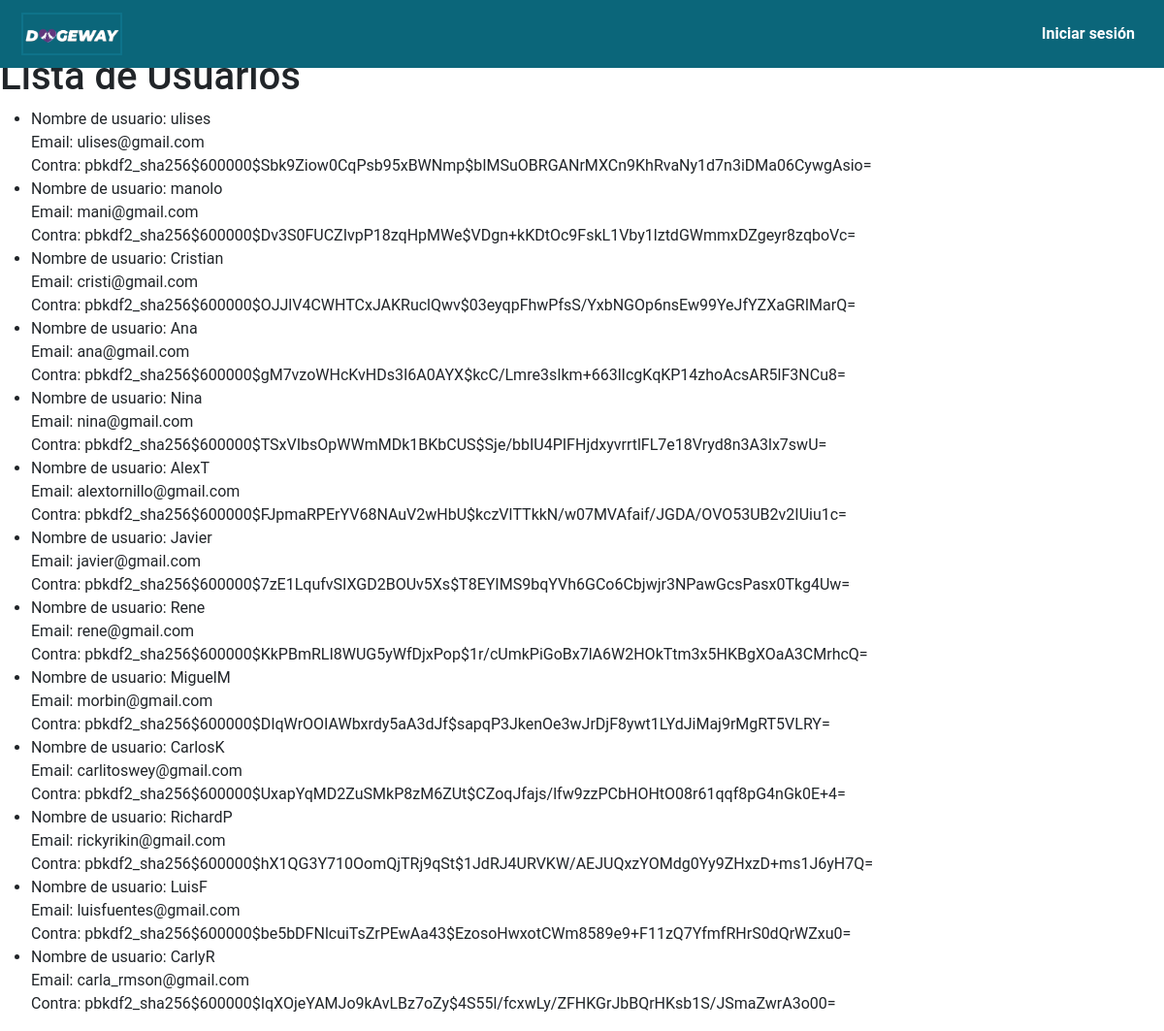
The app's page /lista/, older data.
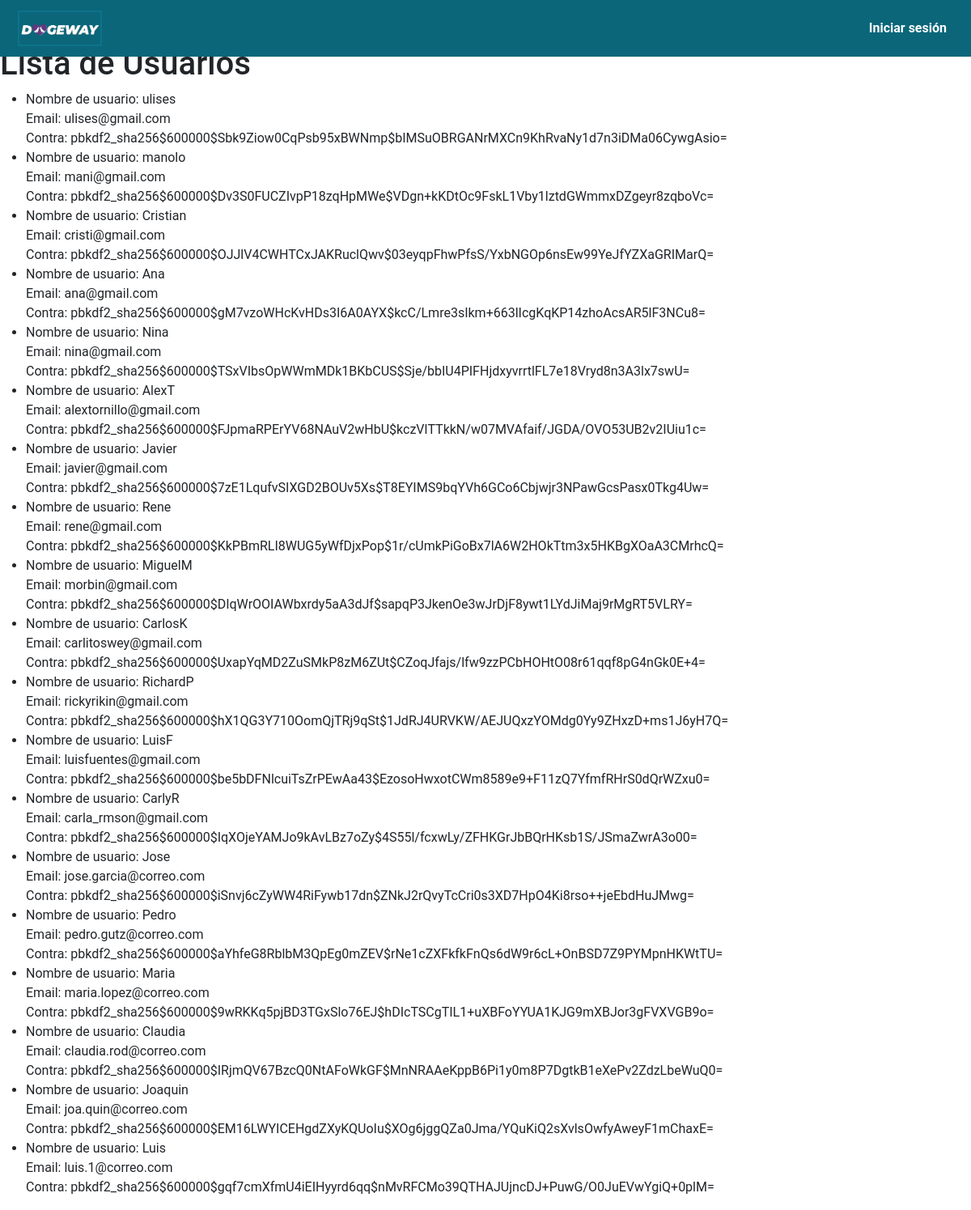
The same page, newer data.
### main_app/models.py (models this page shows, shortened)
class Usuario(AbstractUser):
    fotografia = models.ImageField(upload_to='usuarios/', null=True, blank=True)
    telefono = models.CharField(max_length=20)
    fecha_de_nacimiento = models.DateField()
    direccion = models.CharField(max_length=100)
    fotografia_identificacion = models.ImageField(upload_to='identificaciones/', null=True, blank=True)
    verificado = models.BooleanField(default=False)
    usuarios_bloqueados = models.ManyToManyField('self', symmetrical=False, related_name='usuarios_bloqueadores')
    groups = models.ManyToManyField('auth.Group', related_name='usuarios')
    user_permissions = models.ManyToManyField('auth.Permission', related_name='usuarios')

### main_app/views.py (the view)
# urls.py: path('lista/', views.ListaUsuariosView.as_view(), name='lista de usuarios'),
class ListaUsuariosView(ListView):
    model = Usuario
    template_name = 'lista.html'
    context_object_name = 'usuarios'

### main_app/templates/lista.html
{% include "layouts/base.html" %}
{% load static %}
{% block estilos_adicionales %}
<link rel="stylesheet" href="{% static 'css/lista.css' %}">
{% endblock %}
{% block content %}
<h1>Lista de Usuarios</h1>
<ul>
    {% for usuario in usuarios %}
    <li>
        Nombre de usuario: {{ usuario.username }}<br>
        Email: {{ usuario.email }}<br>
        Contra: {{ usuario.password}}<br>
    </li>
    {% endfor %}
</ul>
{% endblock content %}

### main_app/templates/layouts/base.html (shortened to what this page needs)
<!DOCTYPE html>
<html lang="en">
<head>
    {% load static %}
    <link href="https://cdn.jsdelivr.net/npm/bootstrap@5.3.2/dist/css/bootstrap.min.css" rel="stylesheet">
    <link rel="stylesheet" href="https://cdn.jsdelivr.net/npm/bootstrap-icons@1.11.2/font/bootstrap-icons.min.css">
    <link rel="stylesheet" href="{% static 'css/base.css' %}">
</head>
<body>
    <header>
        <nav class="navbar navbar-expand-lg" style="background-color: #0B667A;">
            <div class="container-fluid">
                <a class="navbar-brand" id="imagen" href="{% url 'home' %}">
                    <img src="{% static 'imagenes/LOGO.png' %}" alt="Dogeway Logo" class="navbar-logo">
                </a>
                <div class="collapse navbar-collapse" id="navbarSupportedContent">
                    <ul class="navbar-nav mb-2 mb-lg-0 ms-auto">
                        {% if user.is_authenticated%}
                            <li class="nav-item" id="NombreUsuario">
                                <a class="nav-link">
                                    {% if user.verificado %}
                                    <i class="bi bi-person-check" style="color: gold;"></i>
                                    {% endif %}
                                    {{ user.username }}
                                </a>
                            </li>
                            {% if mascota_seleccionada %}
                                <li class="nav-item" id="NombreMascota">
                                    <a class="nav-link">
                                        <i class="bi bi-stars" style="color: gold;"></i>
                                        {{ mascota_seleccionada.nombre }}
                                    </a>
                                </li>
                                <li class="nav-item">
                                    <a class="nav-link" href="{% url 'Match' %}">
                                        INICIAR MATCH ❤️
                                    </a>
                                </li>
                            {% endif %}
                            <li class="nav-item">
                                <div class="dropdown">
                                    <a class="nav-link dropdown-toggle" href="#" role="button" id="dropdownMenuLink" data-bs-toggle="dropdown" aria-expanded="false" style="color: gold;">
                                        <i class="bi bi-three-dots" style="color: gold;"></i>
                                    </a>
                                    <ul class="dropdown-menu" aria-labelledby="dropdownMenuLink">
                                        <li><a class="dropdown-item" href="/ver_informacion/">Mi Usuario</a></li>
                                        <li><a class="dropdown-item" href="/mascotas/">Mis Mascotas</a></li>
                                    </ul>
                                </div>
                            </li>
                            <li class="nav-item">
                                <a class="nav-link" href="{% url 'logout' %}?next={% url 'home' %}">
                                    <i class="bi bi-door-closed" style="color: gold;"></i> Cerrar sesión
                                </a>
                            </li>
                        {% else %}
                            <li class="nav-item">
                                <a class="nav-link login-signup" href="{% url 'login' %}">Iniciar sesión</a>
                            </li>
                        {% endif %}
                    </ul>
                </div>
            </div>
        </nav>
    </header>
</body>
</html>

### main_app/static/css/base.css (style rules this page uses)
* { margin: 0; padding: 0; box-sizing: border-box; text-decoration: none; font-family: 'Roboto', sans-serif; }
body { margin-top: 55px; }
header { background-color: #0B667A; position: fixed; top: 0; left: 0; width: 100%; padding: 5px 10px; z-index: 100; }
header nav { display: flex; align-items: center; justify-content: space-between; font-weight: bold; padding-top: 5px; padding-bottom: 5px; padding-left: 3%; padding-right: 1%; }
header .navbar-logo { width: 100px; }
#imagen { background-color: transparent; border: 2px double #0e738a; }
header nav ul { display: flex; list-style: none; margin: 0; padding: 0; }
header nav ul li { margin-left: 10px; }
header nav ul li a { color: white; font-size: 16px; text-decoration: none; padding: 10px; }
header nav ul li a.login-signup { color: white; }
header { padding: 5px 10px; }
header nav ul { display: flex; list-style: none; margin: 0; padding: 0; justify-content: flex-end; }
.nav-link { color: white; }

Row changes from the older to the newer data that the page shows:
added Usuario: username "Jose", email "jose.garcia@correo.com", password "pbkdf2_sha256$600000$iSnvj6cZyWW4RiFywb17dn$ZNkJ2rQvyTcCri0s3XD7HpO4Ki8rso++jeEbdHuJMwg="
added Usuario: username "Pedro", email "pedro.gutz@correo.com", password "pbkdf2_sha256$600000$aYhfeG8RblbM3QpEg0mZEV$rNe1cZXFkfkFnQs6dW9r6cL+OnBSD7Z9PYMpnHKWtTU="
added Usuario: username "Maria", email "maria.lopez@correo.com", password "pbkdf2_sha256$600000$9wRKKq5pjBD3TGxSlo76EJ$hDIcTSCgTIL1+uXBFoYYUA1KJG9mXBJor3gFVXVGB9o="
added Usuario: username "Claudia", email "claudia.rod@correo.com", password "pbkdf2_sha256$600000$IRjmQV67BzcQ0NtAFoWkGF$MnNRAAeKppB6Pi1y0m8P7DgtkB1eXePv2ZdzLbeWuQ0="
added Usuario: username "Joaquin", email "joa.quin@correo.com", password "pbkdf2_sha256$600000$EM16LWYICEHgdZXyKQUoIu$XOg6jggQZa0Jma/YQuKiQ2sXvlsOwfyAweyF1mChaxE="
added Usuario: username "Luis", email "luis.1@correo.com", password "pbkdf2_sha256$600000$gqf7cmXfmU4iEIHyyrd6qq$nMvRFCMo39QTHAJUjncDJ+PuwG/O0JuEVwYgiQ+0plM="
